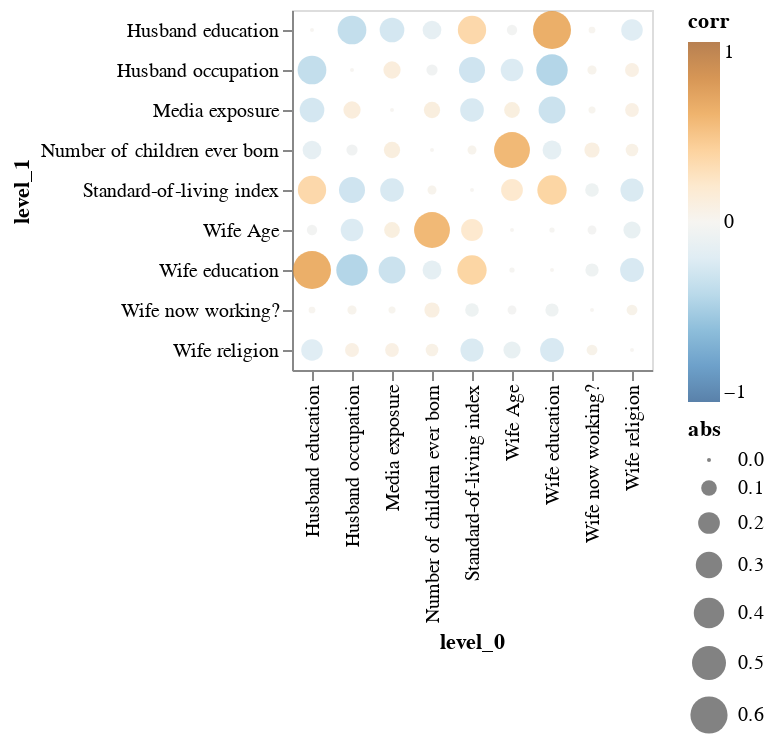

The notebook cell saved with this chart:
### Code cell
corr_df = (
    train_df.drop(columns=['Contraceptive method used']).select_dtypes("number").corr("spearman").stack().reset_index(name="corr")
)
corr_df.loc[corr_df["corr"] == 1, "corr"] = 0  # Remove diagonal
corr_df["abs"] = corr_df["corr"].abs()
alt.Chart(corr_df).mark_circle().encode(
    x="level_0",
    y="level_1",
    size="abs",
    color=alt.Color("corr", scale=alt.Scale(scheme="blueorange", domain=(-1, 1))),
)

### Figure 1 — Vega-Lite specification as saved in the notebook (floating-point values rounded to 4 significant figures)
{"$schema": "https://vega.github.io/schema/vega-lite/v4.8.1.json", "config": {"view": {"continuousHeight": 300, "continuousWidth": 400}}, "data": {"name": "data-3ca4d0d2aa5582ed6460ff89e3dff1c1"}, "datasets": {"data-3ca4d0d2aa5582ed6460ff89e3dff1c1": [{"abs": 0, "corr": 0, "level_0": "Wife Age", "level_1": "Wife Age"}, {"abs": 0.005073, "corr": -0.005073, "level_0": "Wife Age", "level_1": "Wife education"}, {"abs": 0.03989, "corr": -0.03989, "level_0": "Wife Age", "level_1": "Husband education"}, {"abs": 0.5581, "corr": 0.5581, "level_0": "Wife Age", "level_1": "Number of children ever born"}, {"abs": 0.1228, "corr": -0.1228, "level_0": "Wife Age", "level_1": "Wife religion"}, {"abs": 0.02737, "corr": -0.02737, "level_0": "Wife Age", "level_1": "Wife now working?"}, {"abs": 0.2173, "corr": -0.2173, "level_0": "Wife Age", "level_1": "Husband occupation"}, {"abs": 0.2013, "corr": 0.2013, "level_0": "Wife Age", "level_1": "Standard-of-living index"}, {"abs": 0.1023, "corr": 0.1023, "level_0": "Wife Age", "level_1": "Media exposure"}, {"abs": 0.005073, "corr": -0.005073, "level_0": "Wife education", "level_1": "Wife Age"}, {"abs": 0, "corr": 0, "level_0": "Wife education", "level_1": "Wife education"}, {"abs": 0.6271, "corr": 0.6271, "level_0": "Wife education", "level_1": "Husband education"}, {"abs": 0.1487, "corr": -0.1487, "level_0": "Wife education", "level_1": "Number of children ever born"}, {"abs": 0.2413, "corr": -0.2413, "level_0": "Wife education", "level_1": "Wife religion"}, {"abs": 0.06994, "corr": -0.06994, "level_0": "Wife education", "level_1": "Wife now working?"}, {"abs": 0.4271, "corr": -0.4271, "level_0": "Wife education", "level_1": "Husband occupation"}, {"abs": 0.3704, "corr": 0.3704, "level_0": "Wife education", "level_1": "Standard-of-living index"}, {"abs": 0.3088, "corr": -0.3088, "level_0": "Wife education", "level_1": "Media exposure"}, {"abs": 0.03989, "corr": -0.03989, "level_0": "Husband education", "level_1": "Wife Age"}, {"abs": 0.6271, "corr": 0.6271, "level_0": "Husband education", "level_1": "Wife education"}, {"abs": 0, "corr": 0, "level_0": "Husband education", "level_1": "Husband education"}, {"abs": 0.1465, "corr": -0.1465, "level_0": "Husband education", "level_1": "Number of children ever born"}, {"abs": 0.1969, "corr": -0.1969, "level_0": "Husband education", "level_1": "Wife religion"}, {"abs": 0.0129, "corr": 0.0129, "level_0": "Husband education", "level_1": "Wife now working?"}, {"abs": 0.3558, "corr": -0.3558, "level_0": "Husband education", "level_1": "Husband occupation"}, {"abs": 0.3449, "corr": 0.3449, "level_0": "Husband education", "level_1": "Standard-of-living index"}, {"abs": 0.2603, "corr": -0.2603, "level_0": "Husband education", "level_1": "Media exposure"}, {"abs": 0.5581, "corr": 0.5581, "level_0": "Number of children ever born", "level_1": "Wife Age"}, {"abs": 0.1487, "corr": -0.1487, "level_0": "Number of children ever born", "level_1": "Wife education"}, {"abs": 0.1465, "corr": -0.1465, "level_0": "Number of children ever born", "level_1": "Husband education"}, {"abs": 0, "corr": 0, "level_0": "Number of children ever born", "level_1": "Number of children ever born"}, {"abs": 0.06357, "corr": 0.06357, "level_0": "Number of children ever born", "level_1": "Wife religion"}, {"abs": 0.09451, "corr": 0.09451, "level_0": "Number of children ever born", "level_1": "Wife now working?"}, {"abs": 0.04766, "corr": -0.04766, "level_0": "Number of children ever born", "level_1": "Husband occupation"}, {"abs": 0.02878, "corr": 0.02878, "level_0": "Number of children ever born", "level_1": "Standard-of-living index"}, {"abs": 0.1099, "corr": 0.1099, "level_0": "Number of children ever born", "level_1": "Media exposure"}, {"abs": 0.1228, "corr": -0.1228, "level_0": "Wife religion", "level_1": "Wife Age"}, {"abs": 0.2413, "corr": -0.2413, "level_0": "Wife religion", "level_1": "Wife education"}, {"abs": 0.1969, "corr": -0.1969, "level_0": "Wife religion", "level_1": "Husband education"}, {"abs": 0.06357, "corr": 0.06357, "level_0": "Wife religion", "level_1": "Number of children ever born"}, {"abs": 0, "corr": 0, "level_0": "Wife religion", "level_1": "Wife religion"}, {"abs": 0.04355, "corr": 0.04355, "level_0": "Wife religion", "level_1": "Wife now working?"}, {"abs": 0.07928, "corr": 0.07928, "level_0": "Wife religion", "level_1": "Husband occupation"}, {"abs": 0.2268, "corr": -0.2268, "level_0": "Wife religion", "level_1": "Standard-of-living index"}, {"abs": 0.07665, "corr": 0.07665, "level_0": "Wife religion", "level_1": "Media exposure"}, {"abs": 0.02737, "corr": -0.02737, "level_0": "Wife now working?", "level_1": "Wife Age"}, {"abs": 0.06994, "corr": -0.06994, "level_0": "Wife now working?", "level_1": "Wife education"}, {"abs": 0.0129, "corr": 0.0129, "level_0": "Wife now working?", "level_1": "Husband education"}, {"abs": 0.09451, "corr": 0.09451, "level_0": "Wife now working?", "level_1": "Number of children ever born"}, {"abs": 0.04355, "corr": 0.04355, "level_0": "Wife now working?", "level_1": "Wife religion"}, {"abs": 0, "corr": 0, "level_0": "Wife now working?", "level_1": "Wife now working?"}, {"abs": 0.03017, "corr": 0.03017, "level_0": "Wife now working?", "level_1": "Husband occupation"}, {"abs": 0.07518, "corr": -0.07518, "level_0": "Wife now working?", "level_1": "Standard-of-living index"}, {"abs": 0.01445, "corr": 0.01445, "level_0": "Wife now working?", "level_1": "Media exposure"}, {"abs": 0.2173, "corr": -0.2173, "level_0": "Husband occupation", "level_1": "Wife Age"}, {"abs": 0.4271, "corr": -0.4271, "level_0": "Husband occupation", "level_1": "Wife education"}, {"abs": 0.3558, "corr": -0.3558, "level_0": "Husband occupation", "level_1": "Husband education"}, {"abs": 0.04766, "corr": -0.04766, "level_0": "Husband occupation", "level_1": "Number of children ever born"}, {"abs": 0.07928, "corr": 0.07928, "level_0": "Husband occupation", "level_1": "Wife religion"}, {"abs": 0.03017, "corr": 0.03017, "level_0": "Husband occupation", "level_1": "Wife now working?"}, {"abs": 0, "corr": 0, "level_0": "Husband occupation", "level_1": "Husband occupation"}, {"abs": 0.2906, "corr": -0.2906, "level_0": "Husband occupation", "level_1": "Standard-of-living index"}, {"abs": 0.1243, "corr": 0.1243, "level_0": "Husband occupation", "level_1": "Media exposure"}, {"abs": 0.2013, "corr": 0.2013, "level_0": "Standard-of-living index", "level_1": "Wife Age"}, {"abs": 0.3704, "corr": 0.3704, "level_0": "Standard-of-living index", "level_1": "Wife education"}, {"abs": 0.3449, "corr": 0.3449, "level_0": "Standard-of-living index", "level_1": "Husband education"}, {"abs": 0.02878, "corr": 0.02878, "level_0": "Standard-of-living index", "level_1": "Number of children ever born"}, {"abs": 0.2268, "corr": -0.2268, "level_0": "Standard-of-living index", "level_1": "Wife religion"}, {"abs": 0.07518, "corr": -0.07518, "level_0": "Standard-of-living index", "level_1": "Wife now working?"}, {"abs": 0.2906, "corr": -0.2906, "level_0": "Standard-of-living index", "level_1": "Husband occupation"}, {"abs": 0, "corr": 0, "level_0": "Standard-of-living index", "level_1": "Standard-of-living index"}, {"abs": 0.2384, "corr": -0.2384, "level_0": "Standard-of-living index", "level_1": "Media exposure"}, {"abs": 0.1023, "corr": 0.1023, "level_0": "Media exposure", "level_1": "Wife Age"}, {"abs": 0.3088, "corr": -0.3088, "level_0": "Media exposure", "level_1": "Wife education"}, {"abs": 0.2603, "corr": -0.2603, "level_0": "Media exposure", "level_1": "Husband education"}, {"abs": 0.1099, "corr": 0.1099, "level_0": "Media exposure", "level_1": "Number of children ever born"}, {"abs": 0.07665, "corr": 0.07665, "level_0": "Media exposure", "level_1": "Wife religion"}, {"abs": 0.01445, "corr": 0.01445, "level_0": "Media exposure", "level_1": "Wife now working?"}, {"abs": 0.1243, "corr": 0.1243, "level_0": "Media exposure", "level_1": "Husband occupation"}, {"abs": 0.2384, "corr": -0.2384, "level_0": "Media exposure", "level_1": "Standard-of-living index"}, {"abs": 0, "corr": 0, "level_0": "Media exposure", "level_1": "Media exposure"}]}, "encoding": {"color": {"field": "corr", "scale": {"domain": [-1, 1], "scheme": "blueorange"}, "type": "quantitative"}, "size": {"field": "abs", "type": "quantitative"}, "x": {"field": "level_0", "type": "nominal"}, "y": {"field": "level_1", "type": "nominal"}}, "mark": "circle"}
